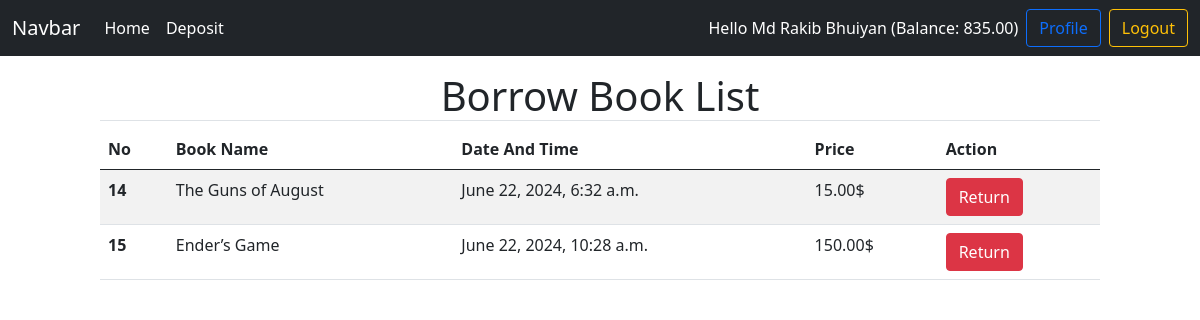
The page /profile/ (signed in) on the database its author committed.
### Accounts/models.py (models this page shows, shortened)
class DepositModels(models.Model):
    user = models.OneToOneField(User,on_delete=models.CASCADE,related_name='account')
    deposit = models.DecimalField(default=0,decimal_places=2,max_digits=12)

### Books/models.py (models this page shows, shortened)
class BookBorrow(models.Model):
    date = models.DateTimeField(auto_now_add=True)
    borrower = models.ForeignKey(User,on_delete=models.CASCADE)
    book = models.ForeignKey(BookModel,on_delete=models.CASCADE)

class BookModel(models.Model):
    name = models.CharField(max_length=100)
    image = models.ImageField(upload_to='Media/',blank=True)
    description = models.TextField()
    borrowingPrice = models.DecimalField(decimal_places=2,max_digits=5)
    category = models.ForeignKey(CategoryModel,on_delete=models.CASCADE)

### Core/views.py (the view)
# urls.py: path('profile/',BookBorrowView,name='profile'),
def BookBorrowView(request):
    books = BookBorrow.objects.all()
    return render(request,'profile.html',{'books':books})

### templates/profile.html
{% extends "base.html" %}
{% block content %}
{% if books %}
<div class="col-10 mx-auto my-3">
    <h1 class="text-center border-bottom">Borrow Book List</h1>
    <table class="table table-striped">
        <thead>
          <tr>
            <th scope="col">No</th>
            <th scope="col">Book Name</th>
            <th scope="col">Date And Time</th>
            <th scope="col">Price</th>
            <th scope="col">Action</th>
          </tr>
        </thead>
        <tbody>
          {% for book in books %}
          <tr>
            <th scope="row">{{book.id}}</th>
            <td>{{book.book.name}}</td>
            <td>{{book.date}}</td>
            <td>{{book.book.borrowingPrice}}$</td>
            <td><a class="btn btn-danger" href={% url "returnbook" book.id %}>Return</a></td>
          </tr>
          {% endfor %}
        </tbody>
    </table>
</div>
{% endif %}
{% endblock content %}

### templates/navbar.html (shortened to what this page needs)
<nav class="navbar navbar-expand-lg navbar-dark bg-dark">
    <div class="container-fluid">
      <a class="navbar-brand" href={% url "homepage" %}>Navbar</a>
      <div class="collapse navbar-collapse" id="navbarSupportedContent">
        <ul class="navbar-nav me-auto mb-2 mb-lg-0">
          <li class="nav-item">
            <a class="nav-link active" aria-current="page" href={% url "homepage" %}>Home</a>
          </li>
          {% if user.is_authenticated %}
          <li class="nav-item">
            <a class="nav-link active" aria-current="page" href={% url "deposit" %}>Deposit</a>
          </li>
          {% endif %}
        </ul>
        <div class="d-flex align-items-center">
          {% if user.is_authenticated %}
          <p class="text-white mb-0 me-2">Hello {{request.user.first_name}} {{request.user.last_name}} (Balance: {{request.user.account.deposit}}) </p>
          <a class="btn btn-outline-primary" href={% url "profile" %}>Profile</a>
          <a class="btn btn-outline-warning ms-2" href={% url "logout" %}>Logout</a>
          {% else %}
          {% comment %} <p class="text-white m-0 p-0">Balance: taka <p> {% endcomment %}
          <a class="btn btn-outline-primary" href={% url "singup" %}>SingUp</a>
          <a class="btn btn-outline-warning ms-2" href={% url "login" %}>Login</a>
          {% endif %}
        </div>
      </div>
    </div>
  </nav>

### rows shown on the page
BookBorrow: id "14", book.name "The Guns of August", date "June 22, 2024, 6:32 a.m.", book.borrowingPrice "15.00"
BookBorrow: id "15", book.name "Ender’s Game", date "June 22, 2024, 10:28 a.m.", book.borrowingPrice "150.00"

### other values the page prints
{{ request.user.first_name }} "Md Rakib"
{{ request.user.last_name }} "Bhuiyan"
{{ request.user.account.deposit }} "835.00"
